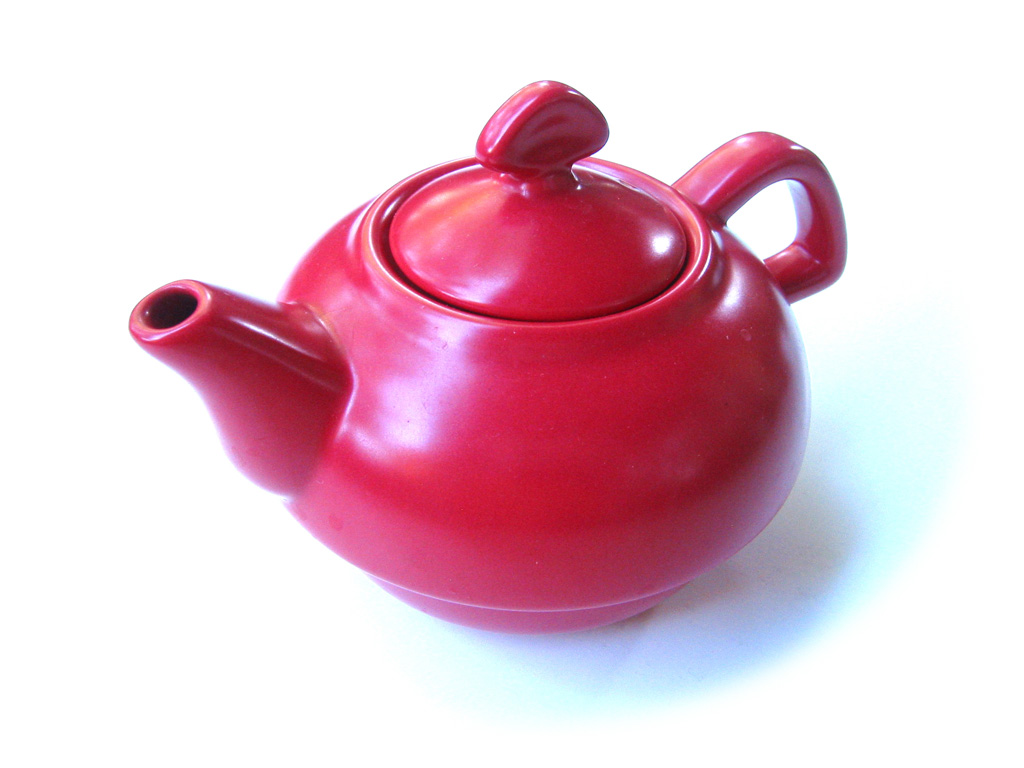
%> input picture normalized_cut/jpg_images/teapot.jpg, 1024 x 768 px
$ octave --eval "demoNcutImage;"   (GNU Octave 9; MATLAB toolbox functions it lacks are replaced by stand-ins)
%> lines starting %> are read from the running program, lines starting %| are printed output that depends on the picture
### normalized_cut/imread_ncut.m
function I = imread_ncut(Image_file_name,nr,nc);
%> called with Image_file_name = 'jpg_images/teapot.jpg', nr = 240, nc = 180
%  I = imread_ncut(Image_file_name);
%
% Timothee Cour, Stella Yu, Jianbo Shi, 2004.


%% read image

I = imread(Image_file_name);
%> I is the input picture: size 768x1024x3 uint8; mean R, G, B 228.5, 192.6, 205.7
[Inr,Inc,nb] = size(I);
%> Inr = 768; Inc = 1024; nb = 3

if (nb>1),
    I =double(rgb2gray(I));
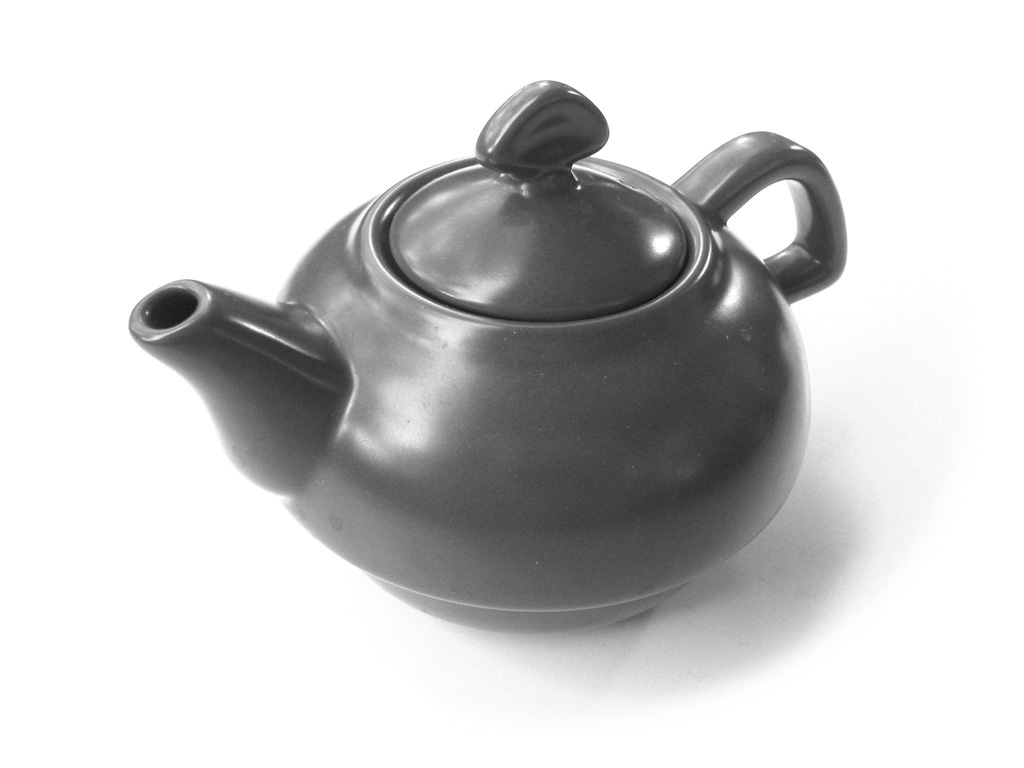
%> I: size 768x1024 double; min 19, max 255, mean 204.8
else
    I = double(I);
end

%resizes while keeping aspect ratio
new_num_rows = 0;
new_num_cols = 0;

r_ratio = Inr / nr;
%> r_ratio = 3.2
c_ratio = Inc / nc;
%> c_ratio = 5.69

if (r_ratio < c_ratio)
	new_num_rows = Inr / c_ratio;
%> new_num_rows = 135
	new_num_cols = Inc / c_ratio;
%> new_num_cols = 180
else
	new_num_rows = Inr / r_ratio;
	new_num_cols = Inc / r_ratio;
end

I = imresize(I,[new_num_rows, new_num_cols],'bicubic');
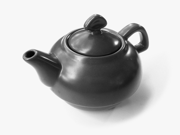
%> I: size 135x180 double; min 25.79, max 261.6, mean 204.8; drawn with min black and max white

### normalized_cut/NcutImage.m
function [SegLabel,NcutDiscrete,NcutEigenvectors,NcutEigenvalues,W,imageEdges]= NcutImage(I,nbSegments);
% [7 lines of commented-out code are left out]


if nargin <2,
   nbSegments = 10;
end

%> the run ends on the next line
[W,imageEdges] = ICgraph(I);

[NcutDiscrete,NcutEigenvectors,NcutEigenvalues] = ncutW(W,nbSegments);

%% generate segmentation label map
[nr,nc,nb] = size(I);

SegLabel = zeros(nr,nc);
for j=1:size(NcutDiscrete,2),
    SegLabel = SegLabel + j*reshape(NcutDiscrete(:,j),nr,nc);
end

### normalized_cut/demoNcutImage.m
function demoNcutImage;
% demoNcutImage
%
% demo for NcutImage
% also initialize matlab paths to subfolders
% Timothee Cour, Stella Yu, Jianbo Shi, 2004.

disp('Ncut Image Segmentation demo');

%% read image, change color image to brightness image, resize to 160x160
I = imread_ncut('jpg_images/teapot.jpg',240,180);

%% display the image
figure(1);clf; imagesc(I);colormap(gray);axis off;
disp('This is the input image to segment, press Enter to continue...');
pause;

%% compute the edges imageEdges, the similarity matrix W based on
%% Intervening Contours, the Ncut eigenvectors and discrete segmentation
nbSegments = 2;
disp('computing Ncut eigenvectors ...');
tic;
[SegLabel,NcutDiscrete,NcutEigenvectors,NcutEigenvalues,W,imageEdges]= NcutImage(I,nbSegments);
disp(['The computation took ' num2str(toc) ' seconds on the ' num2str(size(I,1)) 'x' num2str(size(I,2)) ' image']);


%% display the edges
figure(2);clf; imagesc(imageEdges); axis off
disp('This is the edges computed, press Enter to continue...');
pause;

%% display the segmentation
figure(3);clf
bw = edge(SegLabel,0.01);
J1=showmask(I,imdilate(bw,ones(2,2))); imagesc(J1);axis off
disp('This is the segmentation, press Enter to continue...');
pause;

%% display Ncut eigenvectors
figure(4);clf;set(gcf,'Position',[100,500,200*(nbSegments+1),200]);
[nr,nc,nb] = size(I);
for i=1:nbSegments
    subplot(1,nbSegments,i);
    imagesc(reshape(NcutEigenvectors(:,i) , nr,nc));axis('image');axis off;
end
disp('This is the Ncut eigenvectors...');
disp('The demo is finished.');

$ run again, with normalized_cut/jpg_images/2.jpg copied over normalized_cut/jpg_images/teapot.jpg
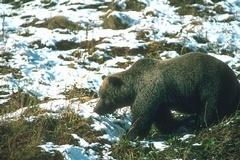
%> input picture normalized_cut/jpg_images/2.jpg, 240 x 160 px
%> in imread_ncut, I is the input picture: size 160x240x3 uint8; mean R, G, B 123.8, 133.8, 123.6
%> in imread_ncut, `I =double(rgb2gray(I));`:
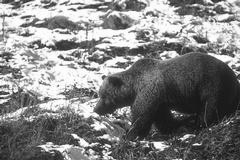
%> I: size 160x240 double; min 3, max 255, mean 129.7
%> in imread_ncut, `I = imresize(I,[new_num_rows, new_num_cols],'bicubic');`:
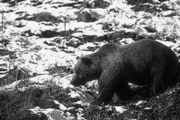
%> I: size 120x180 double; min 18.96, max 261.6, mean 129.7; drawn with min black and max white
